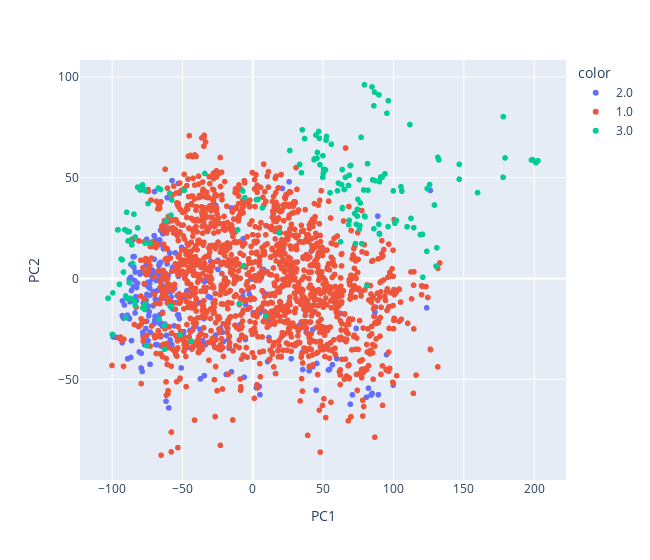

The notebook cell saved with this chart:
### Markdown cell above
## Représentation dans le premier plan factoriel

### Code cell
fig = px.scatter(x=pcs.T[0], y=pcs.T[1], color=data['fetal_health'], 
                 labels={'x': 'PC1', 'y': 'PC2'}, width=650)
fig.show()

### Figure 1 — Plotly figure (JSON) as saved in the notebook; plotly's stock layout.template omitted (floating-point values rounded to 4 significant figures; data arrays with more than 128 entries replaced by an {"elided": "..."} marker saying what was removed)
{"data": [{"hovertemplate": "color=2.0<br>PC1=%{x}<br>PC2=%{y}<extra></extra>", "legendgroup": "2.0", "marker": {"color": "#636efa", "symbol": "circle"}, "mode": "markers", "name": "2.0", "showlegend": true, "x": {"elided": "295 float values"}, "xaxis": "x", "y": {"elided": "295 float values"}, "yaxis": "y", "type": "scattergl"}, {"hovertemplate": "color=1.0<br>PC1=%{x}<br>PC2=%{y}<extra></extra>", "legendgroup": "1.0", "marker": {"color": "#EF553B", "symbol": "circle"}, "mode": "markers", "name": "1.0", "showlegend": true, "x": {"elided": "1655 float values"}, "xaxis": "x", "y": {"elided": "1655 float values"}, "yaxis": "y", "type": "scattergl"}, {"hovertemplate": "color=3.0<br>PC1=%{x}<br>PC2=%{y}<extra></extra>", "legendgroup": "3.0", "marker": {"color": "#00cc96", "symbol": "circle"}, "mode": "markers", "name": "3.0", "showlegend": true, "x": {"elided": "176 float values"}, "xaxis": "x", "y": {"elided": "176 float values"}, "yaxis": "y", "type": "scattergl"}], "layout": {"xaxis": {"anchor": "y", "domain": [0.0, 1.0], "title": {"text": "PC1"}}, "yaxis": {"anchor": "x", "domain": [0.0, 1.0], "title": {"text": "PC2"}}, "legend": {"title": {"text": "color"}, "tracegroupgap": 0}, "margin": {"t": 60}, "width": 650}}
